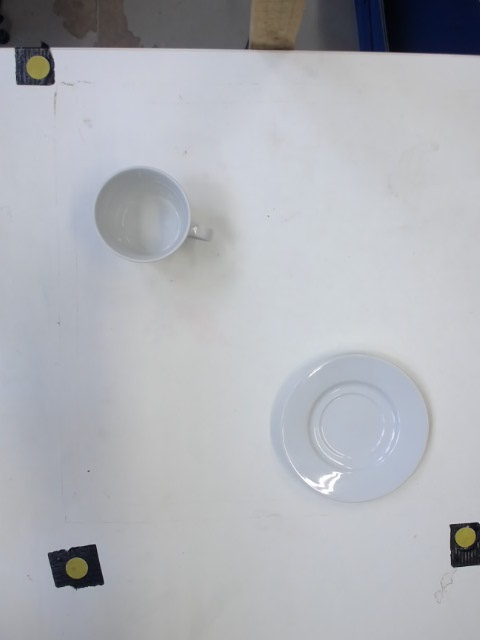
#> input picture kg398_lego/kg398_lego/BIRL_IROS-master/cali_img.jpg, 480 x 640 px
$ python vision_testing.py   (Python 2 division)   (older library calls are emulated)
#> lines starting #> are read from the running program, lines starting #| are printed output that depends on the picture
### kg398_lego/kg398_lego/BIRL_IROS-master/iros_vision_tools.py
import numpy as np
import cv2
from matplotlib import pyplot as plt
from scipy.spatial.distance import cdist
from scipy import linalg
#import imutils
import copy

CAMERA=0
PORTS=3

CAL_PARAM = {'thresh': [120,200],
            'radius': [13, 15]}

# Calibration coordinates
CAL_XOFF = 1.0
CAL_YOFF = -16.0

C1 = [-200.0+CAL_XOFF,-604.0+CAL_YOFF]
C2 = [-602.0+CAL_XOFF,-111.0+CAL_YOFF]
C3 = [-200.0+CAL_XOFF,-111.0+CAL_YOFF]

DELTA_X = C3[0]-C2[0]
DELTA_Y = C3[1]-C1[1]

# [23 lines left out: function capture_pic, not called in this run]

def check_camera(ports = PORTS):

    '''Checks all attached ports for connected camera

    Args:
        ports (int): Number of ports to test

    Returns:
        Displays matplotlib figure with connected cameras and corresponding port numbers
    '''
    frame = {}
    for i in range(ports):
        vc = cv2.VideoCapture(i)
        if vc.isOpened():
            rval, capture = vc.read()
            frame[i] = capture
        else:
            print ('Webcam ' + str(i) + ' is not connected')
        vc.release()
    dim1 = int(np.ceil(np.sqrt(len(frame))))
    dim2 = int(np.ceil(float(len(frame))/dim1))
    dim = (str(dim1) + str(dim2))
    print (len(frame), dim)
    if len(frame)>0:
        plt.figure()
        num = 1
        for (key) in frame:
            #print key, np.shape(frame[key])
            plt.subplot(int(str(dim)+str(num))), plt.imshow(frame[key])
            plt.title(str(key)), plt.xticks([]), plt.yticks([])
            num = num + 1
    else:
        print ("No webcams detected at all")
    plt.show()

# [50 lines left out: function find_circles, not called in this run]

def sort_circles3(circles):
    circles_sorted = np.zeros(shape=np.shape(circles))
    # Sort so that circle points ordered clockwise from top left
    circles_sorted[0] = circles[0][np.argsort(circles[0][:,1])]
    #print (circles_sorted[0])
    circles_sorted[0][1:] = circles_sorted[0][1:][np.argsort(circles_sorted[0][1:][:,0])]
    #circles_sorted[0][2:] = circles_sorted[0][2:][np.argsort(circles_sorted[0][2:][:,1])]
    #print (circles_sorted[0])

    crop_points = [circles_sorted[0][0][1], circles_sorted[0][1][1],
                   circles_sorted[0][0][0], circles_sorted[0][2][0]]

    return circles_sorted, crop_points


def run_calibration(cali_image, cal_param = CAL_PARAM, adjust=True):
    cali_img = copy.copy(cali_image)

    circles, cimg = find_circles2(copy.copy(cali_img), 3, param=cal_param, blur=1, overlap=False, separation=250,show=False)
    if adjust:
        while True:

            plt.imshow(cimg)
            plt.show()
            cal_check = raw_input("Change Calibration?: ")
            if cal_check == "yes":
                print cal_param
                r1 = int(raw_input("Radius 1: "))
                r2 = int(raw_input("Radius 2: "))
                t1 = int(raw_input("Thresh 1: "))
                t2 = int(raw_input("Thresh 2: "))

                cal_param = {'thresh': [t1,t2],
                             'radius': [r1, r2]}
                print "New CAL_PARAM: ", cal_param
                circles, cimg = find_circles2(copy.copy(cali_img), 3, param=cal_param, blur=1,
                                              overlap=False, separation=250,show=False)
            elif cal_check=="no":
                break
    print np.shape(circles)
    circles_sorted, crop_points = sort_circles3(circles)
    return circles_sorted, crop_points

# [20 lines left out: functions crop_out, extract_minBox, draw_minBox, not called in this run]

def farthest_node(node, nodes):
    return nodes[cdist([node], nodes).argmax()], cdist([node], nodes).argmax()

# [64 lines left out: functions extract_contours, pix3world_cal, pix3world, black_out, not called in this run]

def find_circles2(img, num_circles, param=CAL_PARAM, blur=3, overlap=True, separation=None, show=True):
    gray = copy.copy(img)
    if show:
        plt.imshow(gray)
        plt.show()
    if len(np.shape(gray))>2:
        gray = cv2.cvtColor(gray, cv2.COLOR_BGR2GRAY)

    blurred_img = cv2.medianBlur(gray, blur)

    circles = None
    counter = 0
    #plt.imshow(blurred_img)
    print param
    old_circles = None

    while counter < param['thresh'][0]-1 :
        #print (counter)
        circles = cv2.HoughCircles(blurred_img.astype("uint8"), cv2.HOUGH_GRADIENT, 1, 20,
                                       param1=param['thresh'][1],
                                       param2=param['thresh'][0]-counter,
                                       minRadius = param['radius'][0],
                                       maxRadius = param['radius'][1])
        if old_circles is None:
            old_circles = circles
        if overlap is False and circles is not None:
            keep_circles = np.zeros_like(old_circles)
            new_circles = circles

            for old_id, old_circle in enumerate(old_circles[0]):
                idx = []
                separation_list = linalg.norm(circles[:,:,:2]-[old_circle[:2]], axis=2)
                idx.append(np.argmin(separation_list))
                #print "old_new", np.shape(circles),np.shape(old_circles),separation_list
                keep_circles[0][old_id] = circles[0][idx]

            for circle in circles[0]:
                #print "circle",circle, "keep",keep_circles

                keep_separation = linalg.norm([[circle[:2]]]-keep_circles[:,:,:2], axis=2)
                #print "KEEP SEPERATION",keep_separation
                if (sum(np.greater(keep_separation[0],separation)) == keep_separation[0].size).astype(np.int):
                    print "COUNTERR: ", counter
                    print "Separation from original circles: ", keep_separation
                    print circle
                    print (keep_separation > separation)
                    print "IT IS A COMPLETELY SEPARATE CIRCLE"
                    keep_circles = np.append(keep_circles, [[circle]], axis=1)

            circles = keep_circles


        if circles is not None and len(circles[0])>num_circles-1:
            for circle in circles[0]:
                print circle
            print param['thresh'][0]-counter
            print ('All Calibration points found')
            break

        if counter==param['thresh'][0] and len(circles[0])<num_circles:
            print "Found circles: ", circles
        old_circles = circles

        counter = counter + 1

    if circles is None:
        print ('No circles Detected, try changing param values')
        return None
    else:
        cimg = cv2.cvtColor(gray,cv2.COLOR_GRAY2BGR)
        #cimg = copy.copy(ir_img)
        for i in circles[0,:]:
                # draw the outer circle
            cv2.circle(cimg,(int(i[0]),int(i[1])),int(i[2]),(0,255,0),1)
                # draw the center of the ci~rcle
            cv2.circle(cimg,(int(i[0]),int(i[1])),2,(0,255,0),1)

        if show==True:
            cv2.imshow("Points Identified", cimg)
            cv2.imwrite("calibrated_image.jpg", cimg)
            if cv2.waitKey():# & 0xFF == ord('q'):
                print ("Quit")
            cv2.destroyAllWindows()
        return circles, cimg

### kg398_lego/kg398_lego/BIRL_IROS-master/vision_testing.py
import iros_vision_tools as ivt
import iros_vision_functions as ivfunc
import numpy as np
from matplotlib import pyplot as plt
import cv2
import copy
import os
PATH_TO_TASK_IMAGES = "task_images"
CAMERA = 1

def main():
    cali_img = cv2.imread("cali_img.jpg")
#> cali_img is the input picture: shape (640, 480, 3); mean B, G, R 183.6, 178.1, 175.8
    circles_sorted, crop_points = ivt.run_calibration(cali_img, adjust=False)
#> in find_circles2, `gray = cv2.cvtColor(gray, cv2.COLOR_BGR2GRAY)`:
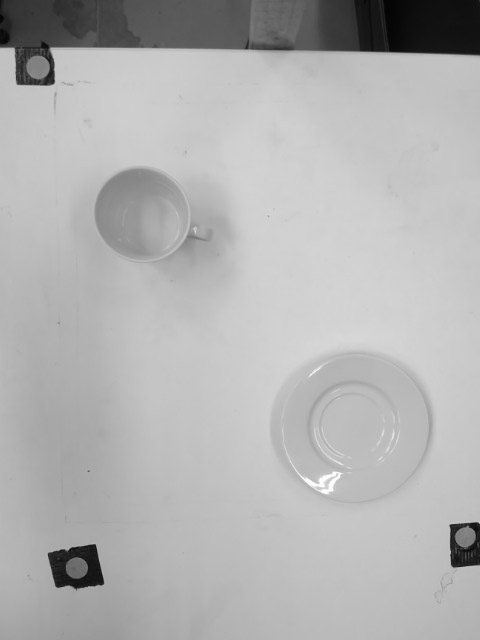
#> gray: shape (640, 480); min 2, max 255, mean 178
#| {'thresh': [120, 200], 'radius': [13, 15]}
#> the loop in find_circles2, `while counter < param['thresh'][0]-1 :` made 112 passes
#> after the loop in find_circles2, `while counter < param['thresh'][0]-1 :`: counter = 111; keep_circles = [[39.5, 64.5, 14.4], [76.5, 570.5, 13.3], [463.5, 533.5, 13.3]]; new_circles = [[39.5, 64.5, 14.4], [463.5, 533.5, 13.3], [76.5, 570.5, 13.3]]
#> the loop in find_circles2, `for i in circles[0,:]:` made 3 passes
#> after the loop in find_circles2, `for i in circles[0,:]:`:
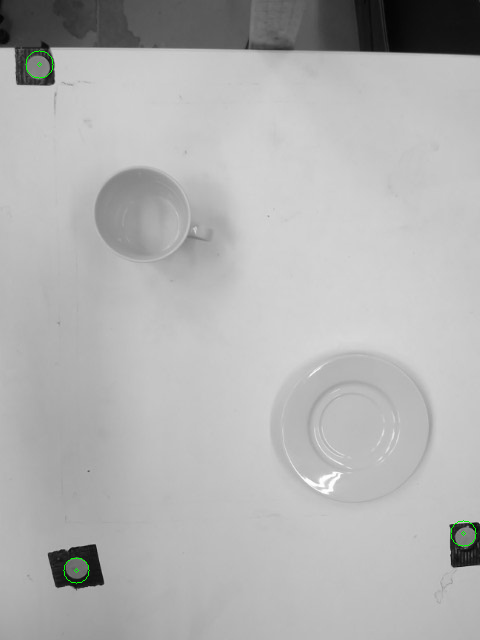
#> cimg: shape (640, 480, 3); mean B, G, R 178, 178.2, 178
#> in run_calibration, `circles, cimg = find_circles2(copy.copy(cali_img), 3, param=cal_param,..`: circles has the same summary as keep_circles in find_circles2
#| (1, 3, 3)
#> in sort_circles3, `circles_sorted = np.zeros(shape=np.shape(circles))`: circles_sorted = [[0, 0, 0], [0, 0, 0], [0, 0, 0]]
#> in sort_circles3, `crop_points = [circles_sorted[0][0][1], circles_sorted[0][1][1], circl..`: crop_points = [64.5, 570.5, 39.5, 463.5]
#> in run_calibration, `circles_sorted, crop_points = sort_circles3(circles)`: circles_sorted has the same summary as keep_circles in find_circles2
#> circles_sorted has the same summary as keep_circles in find_circles2; crop_points = [64.5, 570.5, 39.5, 463.5]
    CAMERA = 1
    ivt.check_camera()
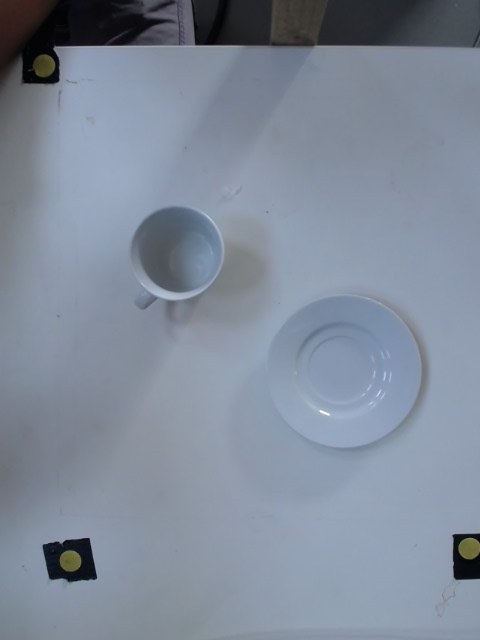
#> input picture kg398_lego/kg398_lego/BIRL_IROS-master/task_images/test.jpg, 480 x 640 px, given in place of the camera
#> in check_camera, capture is the input picture: shape (640, 480, 3); mean B, G, R 153.7, 138.4, 128.1
#> in check_camera, `dim1 = int(np.ceil(np.sqrt(len(frame))))`: dim1 = 2
#> in check_camera, `dim = (str(dim1) + str(dim2))`: dim = '22'
#| (3, '22')
#> the loop in check_camera, `for (key) in frame:` made 3 passes
#> after the loop in check_camera, `for (key) in frame:`: num = 4
#> in check_camera, `plt.show()`:
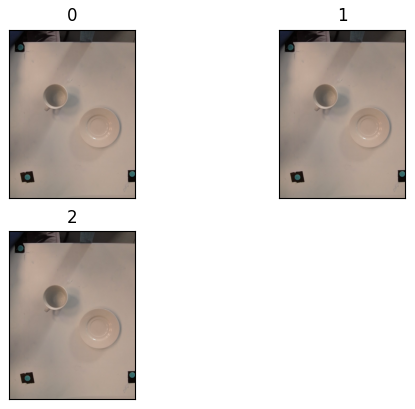
#> figure drawn by matplotlib, 3 panels; B, G, R data is drawn as R, G, B
#> (the run stopped early here; a loop or call above may not have finished)
